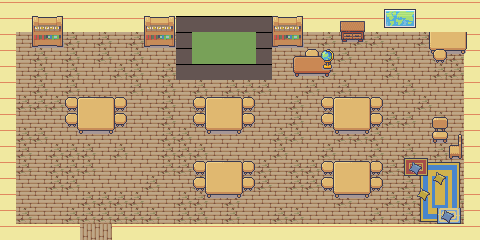

A level layout from a 2D game, rendered from its tile map. Below: a short description, then the map file with its tile-grid data intact:
An orthogonal 30x15 tile map with 16x16 px tiles, 4 tile layers (Tile Layer 1, Tile Layer 3, Tile Layer 2, Tile Layer 4), 4 tilesets and 18 objects.

<map version="1.10" tiledversion="1.12.0" orientation="orthogonal" renderorder="right-down" width="30" height="15" tilewidth="16" tileheight="16" infinite="0" nextlayerid="9" nextobjectid="20">
 <tileset firstgid="1" source="indoors_floor2.tsx" />
 <tileset firstgid="5" source="indoors_floor1.tsx" />
 <tileset firstgid="396" source="Colours.tsx" />
 <tileset firstgid="718" source="indoors_main.tsx" />
 <layer id="1" name="Tile Layer 1" width="30" height="15">
  <data encoding="csv">
129,129,129,129,129,129,129,129,129,129,129,129,129,129,129,129,129,129,129,129,129,129,129,129,129,129,129,129,129,129,
129,129,129,129,129,129,129,129,129,129,129,635,635,635,635,635,635,129,129,129,129,129,129,129,129,129,129,129,129,129,
129,3,3,4,4,3,4,3,4,3,4,635,484,484,484,484,635,3,3,3,4,3,4,4,3,3,4,3,4,129,
129,3,4,3,4,3,4,3,4,3,3,635,484,484,484,484,635,3,3,3,3,4,3,3,4,3,3,4,4,129,
129,3,4,3,4,3,3,4,4,3,4,635,635,635,635,635,635,3,3,3,4,3,3,3,4,3,3,4,4,129,
129,3,4,3,4,3,3,3,4,3,4,3,4,3,4,4,4,3,3,4,3,4,3,3,3,4,3,3,3,129,
129,4,4,4,3,4,4,3,3,3,4,3,4,3,4,4,3,3,4,3,3,4,3,3,3,3,4,3,3,129,
129,3,3,3,3,4,3,3,3,3,4,3,4,4,4,3,3,3,4,3,4,3,3,3,4,4,3,4,3,129,
129,4,4,3,3,3,3,3,3,3,4,4,3,3,3,3,3,4,4,3,3,4,4,4,3,3,3,4,3,129,
129,4,3,4,4,4,3,4,3,3,4,4,4,3,3,3,3,4,3,3,4,3,3,4,3,4,3,4,3,129,
129,4,3,4,4,4,3,3,3,3,4,4,3,3,3,3,4,3,4,4,3,3,4,4,4,4,3,4,3,129,
129,3,3,4,4,3,3,3,3,4,3,3,4,3,3,3,4,3,4,4,3,3,3,4,3,4,3,3,3,129,
129,3,3,3,3,4,4,4,4,3,3,4,4,3,4,3,3,3,3,3,3,4,3,3,4,4,4,3,4,129,
129,4,3,3,4,4,4,4,4,4,3,4,4,3,4,3,3,4,4,3,3,3,3,4,3,4,4,3,4,129,
129,129,129,129,129,1,1,129,129,129,129,129,129,129,129,129,129,129,129,129,129,129,129,129,129,129,129,129,129,129
</data>
 </layer>
 <layer id="3" name="Tile Layer 3" width="30" height="15">
  <data encoding="csv">
0,0,0,0,0,0,0,0,0,0,0,0,0,0,0,0,0,0,0,0,0,0,0,0,0,0,0,0,0,0,
0,0,0,0,0,0,0,0,0,0,0,0,0,0,0,0,0,0,0,0,0,0,0,0,0,0,0,0,0,0,
0,0,0,0,0,0,0,0,0,0,0,0,0,0,0,0,0,0,0,0,0,0,0,0,0,0,899,900,901,902,
0,0,0,0,0,0,0,0,0,0,0,0,0,0,0,0,0,0,0,932,0,0,0,0,0,0,915,916,917,918,
0,0,0,0,0,0,0,0,0,0,0,0,0,0,0,0,0,0,0,0,0,0,0,0,0,0,0,0,0,0,
0,0,0,0,0,0,0,0,0,0,0,0,0,0,0,0,0,0,0,0,0,0,0,0,0,0,0,0,0,0,
0,0,0,0,932,0,0,932,0,0,0,0,932,0,0,932,0,0,0,0,932,0,0,932,0,0,0,0,0,0,
0,0,0,0,932,0,0,932,0,0,0,0,932,0,0,932,0,0,0,0,932,0,0,932,0,0,0,0,0,0,
0,0,0,0,0,0,0,0,0,0,0,0,0,0,0,0,0,0,0,0,0,0,0,0,0,0,0,0,0,0,
0,0,0,0,0,0,0,0,0,0,0,0,0,0,0,0,0,0,0,0,0,0,0,0,0,0,0,0,0,0,
0,0,0,0,0,0,0,0,0,0,0,0,932,0,0,932,0,0,0,0,932,0,0,932,0,0,907,908,909,0,
0,0,0,0,0,0,0,0,0,0,0,0,932,0,0,932,0,0,0,0,932,0,0,932,0,0,923,924,925,0,
0,0,0,0,0,0,0,0,0,0,0,0,0,0,0,0,0,0,0,0,0,0,0,0,0,0,939,940,941,0,
0,0,0,0,0,0,0,0,0,0,0,0,0,0,0,0,0,0,0,0,0,0,0,0,0,0,955,956,957,0,
0,0,0,0,0,0,0,0,0,0,0,0,0,0,0,0,0,0,0,0,0,0,0,0,0,0,0,0,0,0
</data>
 </layer>
 <layer id="2" name="Tile Layer 2" width="30" height="15">
  <data encoding="csv">
0,0,0,0,0,0,0,0,0,0,0,0,0,0,0,0,0,0,0,0,0,0,0,0,1784,1785,0,0,0,0,
0,0,947,948,0,0,0,0,0,947,948,0,0,0,0,0,0,947,948,0,0,1665,1666,0,1800,1801,0,0,0,0,
0,0,963,964,0,0,0,0,0,963,964,0,0,0,0,0,0,963,964,0,0,1681,1682,0,0,0,0,0,0,0,
0,0,0,0,0,0,0,0,0,0,0,0,0,0,0,0,0,0,933,934,935,0,0,0,0,0,0,932,0,0,
0,0,0,0,0,0,0,0,0,0,0,0,0,0,0,0,0,0,949,950,951,0,0,0,0,0,0,0,0,0,
0,0,0,0,0,0,0,0,0,0,0,0,0,0,0,0,0,0,0,0,0,0,0,0,0,0,0,0,0,0,
0,0,0,0,883,884,885,886,0,0,0,0,883,884,885,886,0,0,0,0,883,884,885,886,0,0,0,0,0,0,
0,0,0,0,899,900,901,902,0,0,0,0,899,900,901,902,0,0,0,0,899,900,901,902,0,0,0,1058,0,0,
0,0,0,0,915,916,917,918,0,0,0,0,915,916,917,918,0,0,0,0,915,916,917,918,0,0,0,1074,1061,0,
0,0,0,0,0,0,0,0,0,0,0,0,0,0,0,0,0,0,0,0,0,0,0,0,0,1033,1034,0,1077,0,
0,0,0,0,0,0,0,0,0,0,0,0,883,884,885,886,0,0,0,0,883,884,885,886,0,1049,1050,0,0,0,
0,0,0,0,0,0,0,0,0,0,0,0,899,900,901,902,0,0,0,0,899,900,901,902,0,0,0,0,0,0,
0,0,0,0,0,0,0,0,0,0,0,0,915,916,917,918,0,0,0,0,915,916,917,918,0,0,0,0,0,0,
0,0,0,0,0,0,0,0,0,0,0,0,0,0,0,0,0,0,0,0,0,0,0,0,0,0,0,985,986,0,
0,0,0,0,0,0,0,0,0,0,0,0,0,0,0,0,0,0,0,0,0,0,0,0,0,0,0,0,0,0
</data>
 </layer>
 <layer id="4" name="Tile Layer 4" width="30" height="15">
  <data encoding="csv">
0,0,0,0,0,0,0,0,0,0,0,0,0,0,0,0,0,0,0,0,0,0,0,0,0,0,0,0,0,0,
0,0,0,0,0,0,0,0,0,0,0,0,0,0,0,0,0,0,0,0,0,0,0,0,0,0,0,0,0,0,
0,0,0,0,0,0,0,0,0,0,0,0,0,0,0,0,0,0,0,0,0,0,0,0,0,0,0,0,0,0,
0,0,0,0,0,0,0,0,0,0,0,0,0,0,0,0,0,0,0,0,1786,0,0,0,0,0,0,0,0,0,
0,0,0,0,0,0,0,0,0,0,0,0,0,0,0,0,0,0,0,0,1802,0,0,0,0,0,0,0,0,0,
0,0,0,0,0,0,0,0,0,0,0,0,0,0,0,0,0,0,0,0,0,0,0,0,0,0,0,0,0,0,
0,0,0,0,0,0,0,0,0,0,0,0,0,0,0,0,0,0,0,0,0,0,0,0,0,0,0,0,0,0,
0,0,0,0,0,0,0,0,0,0,0,0,0,0,0,0,0,0,0,0,0,0,0,0,0,0,0,0,0,0,
0,0,0,0,0,0,0,0,0,0,0,0,0,0,0,0,0,0,0,0,0,0,0,0,0,0,0,0,0,0,
0,0,0,0,0,0,0,0,0,0,0,0,0,0,0,0,0,0,0,0,0,0,0,0,0,0,0,0,0,0,
0,0,0,0,0,0,0,0,0,0,0,0,0,0,0,0,0,0,0,0,0,0,0,0,0,1914,1915,1930,0,0,
0,0,0,0,0,0,0,0,0,0,0,0,0,0,0,0,0,0,0,0,0,0,0,0,0,0,1930,1946,0,0,
0,0,0,0,0,0,0,0,0,0,0,0,0,0,0,0,0,0,0,0,0,0,0,0,0,0,1946,0,0,0,
0,0,0,0,0,0,0,0,0,0,0,0,0,0,0,0,0,0,0,0,0,0,0,0,0,0,0,1914,1915,0,
0,0,0,0,0,0,0,0,0,0,0,0,0,0,0,0,0,0,0,0,0,0,0,0,0,0,0,0,0,0
</data>
 </layer>
 <objectgroup id="6" name="Portals">
  <object id="19" x="79.1376" y="227.452" width="33.2046" height="4.42728">
   <properties>
    <property name="spawnX" type="float" value="202" />
    <property name="spawnY" type="float" value="78" />
    <property name="targetMap" value="school_reception.tmx" />
   </properties>
  </object>
 </objectgroup>
 <objectgroup id="5" name="Collisions">
  <object id="1" x="-4.98069" y="-8.85456" width="495.302" height="39.8455" />
  <object id="2" x="143.887" y="27.6705" width="159.382" height="11.0682" />
  <object id="3" x="177.645" y="35.9716" width="92.9728" height="36.525" />
  <object id="4" x="294.414" y="54.7876" width="37.6319" height="14.3887" />
  <object id="5" x="429.446" y="32.0978" width="37.6319" height="11.0682" />
  <object id="7" x="465.418" y="30.9909" width="16.6023" height="212.509" />
  <object id="8" x="114.002" y="222.471" width="368.571" height="36.525" />
  <object id="9" x="80.2444" y="231.325" width="45.933" height="12.175" />
  <object id="10" x="-2.21364" y="222.471" width="80.7978" height="30.4375" />
  <object id="11" x="-3.87387" y="11.0682" width="17.1557" height="214.17" />
  <object id="12" x="76.924" y="99.6138" width="36.525" height="26.5637" />
  <object id="13" x="204.762" y="98.5069" width="37.0785" height="26.0103" />
  <object id="14" x="333.706" y="97.9535" width="35.9716" height="24.9034" />
  <object id="15" x="333.706" y="162.702" width="34.3114" height="26.5637" />
  <object id="16" x="205.868" y="159.935" width="38.7387" height="28.7773" />
  <object id="17" x="433.873" y="117.323" width="12.175" height="11.6216" />
  <object id="18" x="457.117" y="137.799" width="4.98069" height="12.7284" />
 </objectgroup>
</map>
